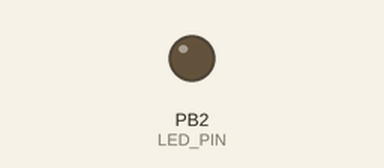
Recording of a program running on a simulated ATmega328P, built with avr-gcc and emulated at 8 MHz. Shown: output pins drawn as LEDs (lit = HIGH).

Above: at 0.8 s.
At 6.1 s:
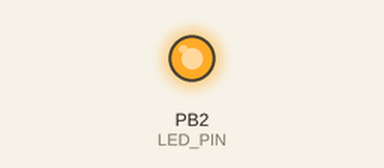
Timing chart, 0 to 8.0 s (numbered marks = the images above):
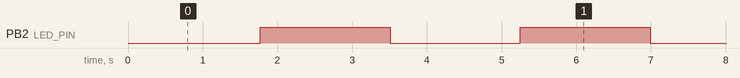

Measured:
- by itself, PB2 (LED_PIN): alternates HIGH for 1.7 s and LOW for 1.7 s

The program:

main.c
```c
/*
 * DA2T4Ccode.c
 *
 * Created: 3/14/2018 2:57:51 PM
 * Author : Tenniel Takenaka-Fuller
 */

#include <avr/interrupt.h>
#include <avr/io.h>
#include <util/delay.h>


#define F_CPU 8000000UL
#define LEDDDR DDRB
#define LEDPORT PORTB
#define LED_PIN PORTB2

int main(void)
{
	LEDDDR |= (1 << LED_PIN); // enable led as output
	TCCR0B |= (1 << CS02) | (1 << CS00); // clock divided by 256
	TIMSK0 |= (1 << TOIE0); // enable interrupt on overflow
	sei(); // turns on interrupts
	while (1)
	{
		// do nothing
	}
}
// called after overflow of timer.
// inverts LED state
ISR(TIMER0_OVF_vect)
{
	_delay_ms(1740); // delay to allow LED to blink

	if(LEDPORT & (1 << LED_PIN)) // if LED is on
	LEDPORT &= ~(1 << LED_PIN); // turn led off
	else
	LEDPORT |= (1 << LED_PIN); // otherwise turn led on

}
```
